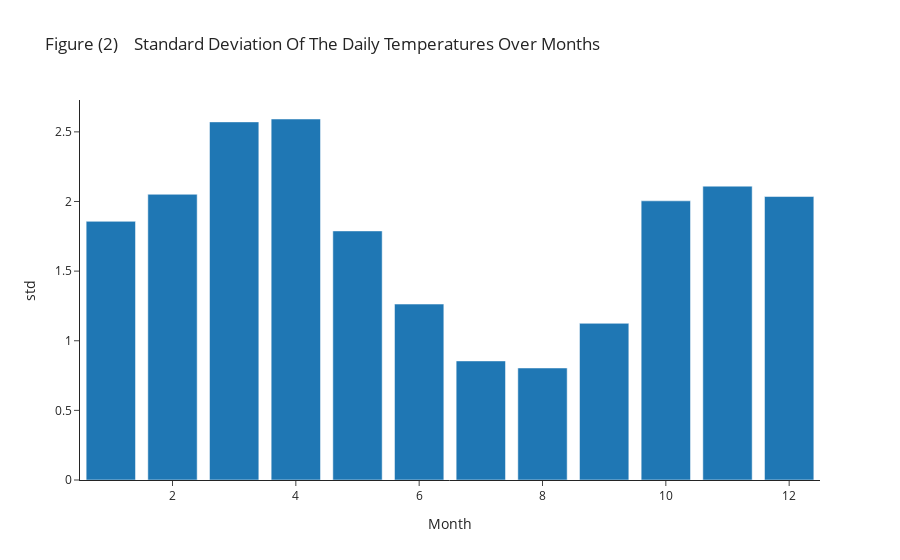

Notebook source saved alongside this figure:
### Markdown cell above
Now we will group the samples by `Month` and create a bar plot showing for each month the std of the daily temperatures.

### Code cell
df_israel_months = df_israel.groupby(["Month"], as_index=False)["Temp"].std()
fig = px.bar(df_israel_months, x='Month', y='Temp',
             labels={'Temp': 'std'},
             title="Figure (2)    Standard Deviation Of The Daily Temperatures Over Months")
fig.show()

### Figure 1 — Plotly figure (JSON) as saved in the notebook; plotly's stock layout.template omitted (floating-point values rounded to 4 significant figures)
{"data": [{"alignmentgroup": "True", "hovertemplate": "Month=%{x}<br>std=%{y}<extra></extra>", "legendgroup": "", "marker": {"color": "#1F77B4", "pattern": {"shape": ""}}, "name": "", "offsetgroup": "", "orientation": "v", "showlegend": false, "textposition": "auto", "type": "bar", "x": [1, 2, 3, 4, 5, 6, 7, 8, 9, 10, 11, 12], "xaxis": "x", "y": [1.857, 2.052, 2.572, 2.592, 1.789, 1.263, 0.8551, 0.8045, 1.125, 2.005, 2.11, 2.036], "yaxis": "y"}], "layout": {"barmode": "relative", "legend": {"tracegroupgap": 0}, "title": {"text": "Figure (2)    Standard Deviation Of The Daily Temperatures Over Months"}, "xaxis": {"anchor": "y", "domain": [0, 1], "title": {"text": "Month"}}, "yaxis": {"anchor": "x", "domain": [0, 1], "title": {"text": "std"}}}}
